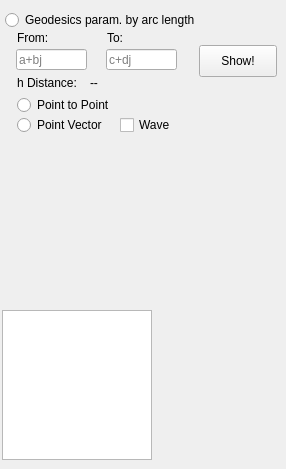
        <widget class="QWidget" name="pageUHPGeodesicMotion">
         <widget class="QPushButton" name="pushButtonUHPGMShowGeodesic">
          <property name="geometry">
           <rect>
            <x>199</x>
            <y>45</y>
            <width>78</width>
            <height>32</height>
           </rect>
          </property>
          <property name="text">
           <string>Show!</string>
          </property>
         </widget>
         <widget class="QLineEdit" name="lineEditUHPGMComplexNumber1">
          <property name="geometry">
           <rect>
            <x>16</x>
            <y>49</y>
            <width>71</width>
            <height>21</height>
           </rect>
          </property>
          <property name="text">
           <string/>
          </property>
          <property name="placeholderText">
           <string>a+bj</string>
          </property>
         </widget>
         <widget class="QLineEdit" name="lineEditUHPGMComplexNumber2">
          <property name="geometry">
           <rect>
            <x>106</x>
            <y>49</y>
            <width>71</width>
            <height>21</height>
           </rect>
          </property>
          <property name="placeholderText">
           <string>c+dj</string>
          </property>
         </widget>
         <widget class="QLabel" name="labelUHPGMhdistance">
          <property name="geometry">
           <rect>
            <x>17</x>
            <y>75</y>
            <width>71</width>
            <height>16</height>
           </rect>
          </property>
          <property name="text">
           <string>h Distance:</string>
          </property>
         </widget>
         <widget class="QLabel" name="labelUHPGMhdistancenumber">
          <property name="geometry">
           <rect>
            <x>90</x>
            <y>75</y>
            <width>79</width>
            <height>16</height>
           </rect>
          </property>
          <property name="text">
           <string>--</string>
          </property>
         </widget>
         <widget class="QLabel" name="labelUHPGMfrom">
          <property name="geometry">
           <rect>
            <x>17</x>
            <y>30</y>
            <width>39</width>
            <height>16</height>
           </rect>
          </property>
          <property name="text">
           <string>From:</string>
          </property>
         </widget>
         <widget class="QLabel" name="labelUHPGMto">
          <property name="geometry">
           <rect>
            <x>107</x>
            <y>30</y>
            <width>23</width>
            <height>16</height>
           </rect>
          </property>
          <property name="text">
           <string>To:</string>
          </property>
         </widget>
         <widget class="PlotWidget" name="PlotWidgetIn_pageUHPGeodesicMotion">
          <property name="geometry">
           <rect>
            <x>2</x>
            <y>310</y>
            <width>150</width>
            <height>150</height>
           </rect>
          </property>
          <property name="backgroundBrush">
           <brush brushstyle="NoBrush">
            <color alpha="255">
             <red>255</red>
             <green>255</green>
             <blue>255</blue>
            </color>
           </brush>
          </property>
         </widget>
         <widget class="QRadioButton" name="radioButtonUHPGMPointPoint">
          <property name="geometry">
           <rect>
            <x>17</x>
            <y>95</y>
            <width>111</width>
            <height>20</height>
           </rect>
          </property>
          <property name="text">
           <string>Point to Point</string>
          </property>
          <attribute name="buttonGroup">
           <string notr="true">buttonGroup_2</string>
          </attribute>
         </widget>
         <widget class="QRadioButton" name="radioButtonUHPGMPointVector">
          <property name="geometry">
           <rect>
            <x>17</x>
            <y>115</y>
            <width>100</width>
            <height>20</height>
           </rect>
          </property>
          <property name="text">
           <string>Point Vector</string>
          </property>
          <attribute name="buttonGroup">
           <string notr="true">buttonGroup_2</string>
          </attribute>
         </widget>
         <widget class="QRadioButton" name="radioButtonUHPGMGeoParamByArcLength">
          <property name="geometry">
           <rect>
            <x>5</x>
            <y>10</y>
            <width>221</width>
            <height>20</height>
           </rect>
          </property>
          <property name="text">
           <string>Geodesics param. by arc length</string>
          </property>
          <attribute name="buttonGroup">
           <string notr="true">buttonGroup_3</string>
          </attribute>
         </widget>
         <widget class="QCheckBox" name="checkBoxUHPGMwave">
          <property name="geometry">
           <rect>
            <x>120</x>
            <y>115</y>
            <width>61</width>
            <height>20</height>
           </rect>
          </property>
          <property name="text">
           <string>Wave</string>
          </property>
         </widget>
        </widget>
